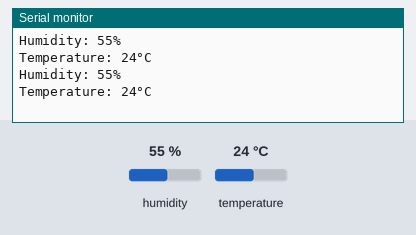
Bench run of a sketch on a simulated Arduino Uno, built with avr-gcc and run on an emulated ATmega328P. On the bench: the last lines printed to the serial monitor. Inputs (shaded band) come from the test bench; at power-on: humidity 55 %, temperature 24 °C.

Above: at 2.8 s.
2.9 s: humidity set to 22 %
At 4.5 s:
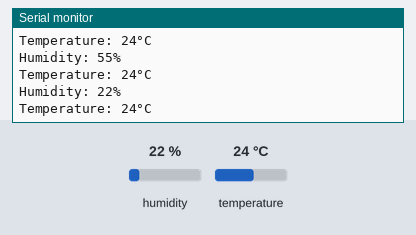
5.6 s: temperature set to 12 °C
At 6.9 s:
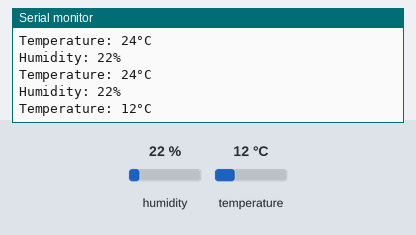
8.3 s: humidity set to 40 %
At 10.5 s:
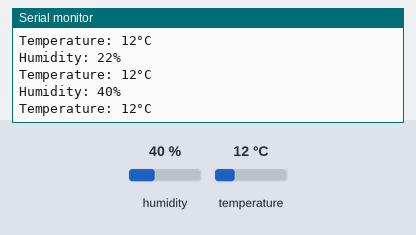
Timing chart, 0 to 12.0 s (numbered marks = the images above; inputs shaded):
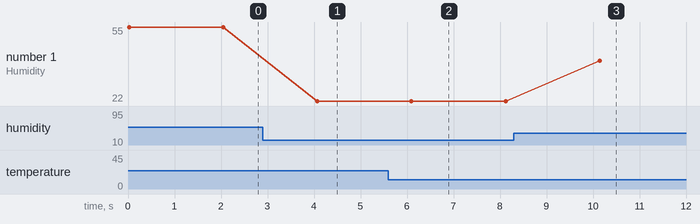

Measured:
- after the input at 2.9 s, the serial monitor: prints a new line after 1.2 s (image 1)
- after the input at 5.6 s, the serial monitor: prints a new line after 0.51 s (image 2)
- after the input at 8.3 s, the serial monitor: prints a new line after 1.8 s (image 3)
- plotted number 1: 55 → 22 after the input at 2.9 s, 22 → 40 after the input at 8.3 s

The sketch:

DHT11.ino
```cpp
#include <dht.h>

#define DHT11_PIN 7

dht DHT;

void setup() {
  Serial.begin(9600);
}

void loop() {
  int chk = DHT.read11(DHT11_PIN);

  int humidity = DHT.humidity;
  int temperature = DHT.temperature;

  Serial.println("Humidity: " + String(humidity) + "%");
  Serial.println("Temperature: " + String(temperature) + "°C");

  delay(2000);
}
```
